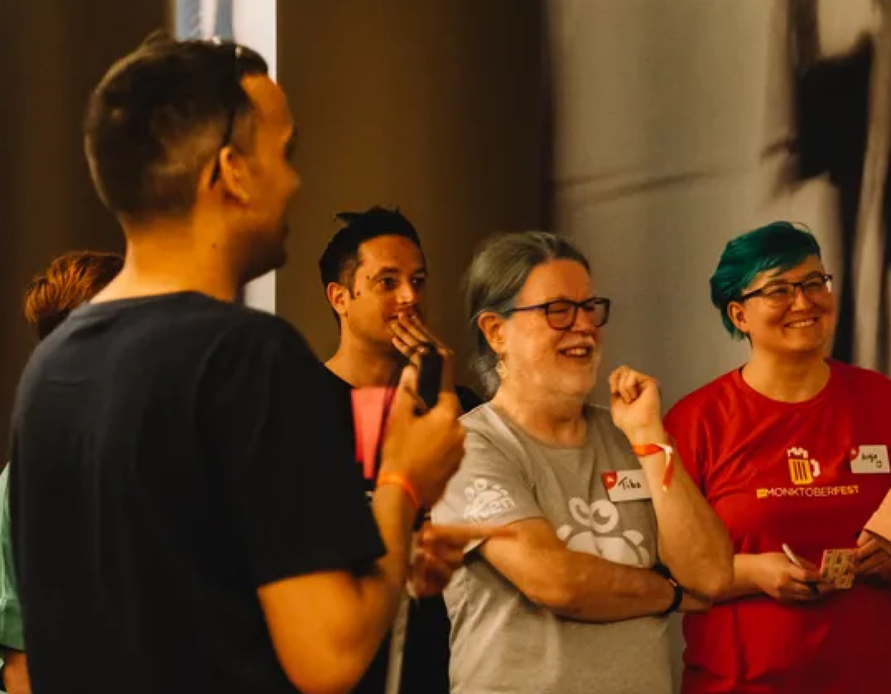
#> input picture test-image.png, 891 x 694 px, shrunk from 1076 x 838 before the run
$ jupyter execute --allow-errors main.ipynb   (shell and % lines are left out)
#> lines starting #> are read from the running program, lines starting #| are printed output that depends on the picture
# Image recognition with Python, OpenCV, OpenAI CLIP model and PostgreSQL `pgvector`

This repository contains the working code for the example in the [blog post](https://aiven.io/developer/find-faces-with-pgvector)

The below is the overall flow:

## Step 0: Install requirements

## Step 1: Face recognition

Detect the faces from the [test-image](test-image.png) picture and store them under the `stored-faces` folder

[cell 1]
import os
# import the OpenCV library - it's called cv2
import cv2

# load the Haar Cascade algorithm from the XML file into OpenCV
haar_cascade = cv2.CascadeClassifier("haarcascade_frontalface_default.xml")

# read the test image as grayscale
gray_img = cv2.imread("test-image.png", cv2.IMREAD_GRAYSCALE)
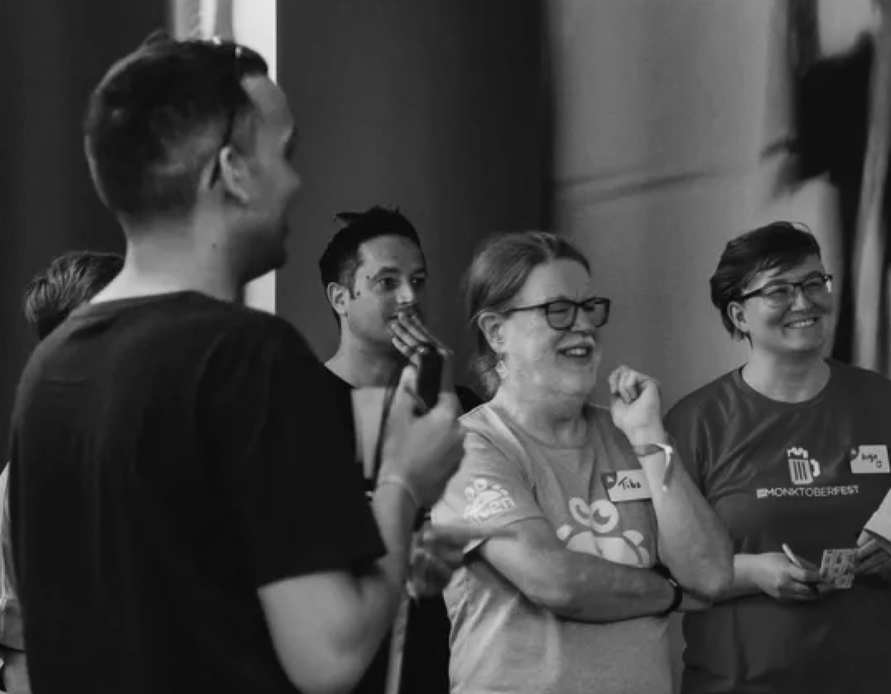
#> gray_img: shape (694, 891); min 3, max 234, mean 65.9

# find the faces in that image
# this gives back an array of the x,y location of each face, and its width and height
faces = haar_cascade.detectMultiScale(
    gray_img, scaleFactor=1.05, minNeighbors=2, minSize=(100, 100)
)
#> faces = [[348, 235, 116, 116], [514, 263, 116, 116], [470, 312, 120, 120]]

# make sure the directory we're going to write to actually exists
os.makedirs('stored-faces', exist_ok=True)

i = 0
# write all the faces out to files
# for each face we found:
for x, y, w, h in faces:
    # crop the image to select only the face
    cropped_image = gray_img[y : y + h, x : x + w]
    # make up a filename for that face - we're just going to number them
    target_file_name = f'stored-faces/{i}.jpg'
    # report each file so we can tell we're doing something
    print(target_file_name)
    # and write the cropped face to the file
    cv2.imwrite(
        target_file_name,
        cropped_image,
    )
    i = i + 1;
#> this loop made 3 passes
#> (x, y, w, h, target_file_name) on passes 1 to 3: (348, 235, 116, 116, 'stored-faces/0.jpg'), (514, 263, 116, 116, 'stored-faces/1.jpg'), (470, 312, 120, 120, 'stored-faces/2.jpg')
#| stored-faces/0.jpg
#| stored-faces/1.jpg
#| stored-faces/2.jpg
#> pass 1, `cropped_image = gray_img[y : y + h, x : x + w]`:
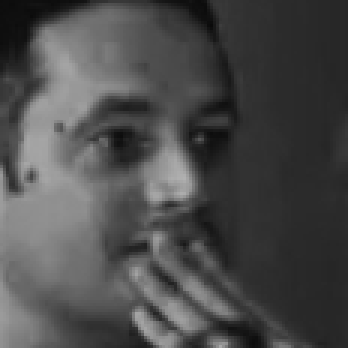
#> cropped_image: shape (116, 116) (shown 3 times larger); min 10, max 177, mean 75.2
#> pass 2, `cropped_image = gray_img[y : y + h, x : x + w]`:
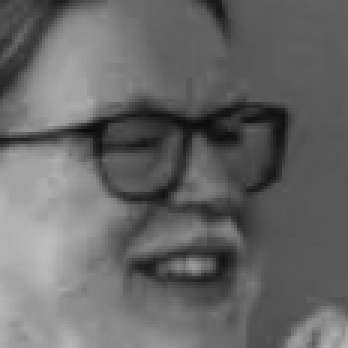
#> cropped_image: shape (116, 116) (shown 3 times larger); min 8, max 189, mean 103.1
#> pass 3, `cropped_image = gray_img[y : y + h, x : x + w]`:
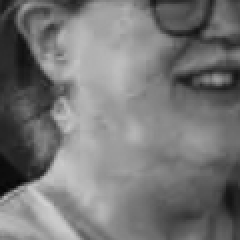
#> cropped_image: shape (120, 120) (shown 2 times larger); min 6, max 209, mean 118.3
#> after the loop, i = 3

## Step 2: Embeddings Calculation

Calculate embeddings from the faces and pushing to PostgreSQL

Remember you need to have enabled pgvector in PostgreSQL:
```sql
CREATE EXTENSION vector;
```
and created the table to write to
```sql
CREATE TABLE pictures (picture text PRIMARY KEY, embedding vector(768));
```

In the following code, you'll need to change the `<SERVICE_URI>` string to the PostgreSQL Service URI

[cell 2]
# import the other required libraries
import numpy as np
from imgbeddings import imgbeddings
from PIL import Image
import psycopg2

# connect to the database - replace <SERVICE URI> with the actual service URI
# remember it needs to have the table defined already
#> (the rest of this cell did not finish here and is left out)

## Step 3: Calculate embeddings on a new picture

Find the face and calculate the embeddings on the picture `solo-image.png` used for research

[cell 3]
# read the image
img = Image.open("solo-image.png")
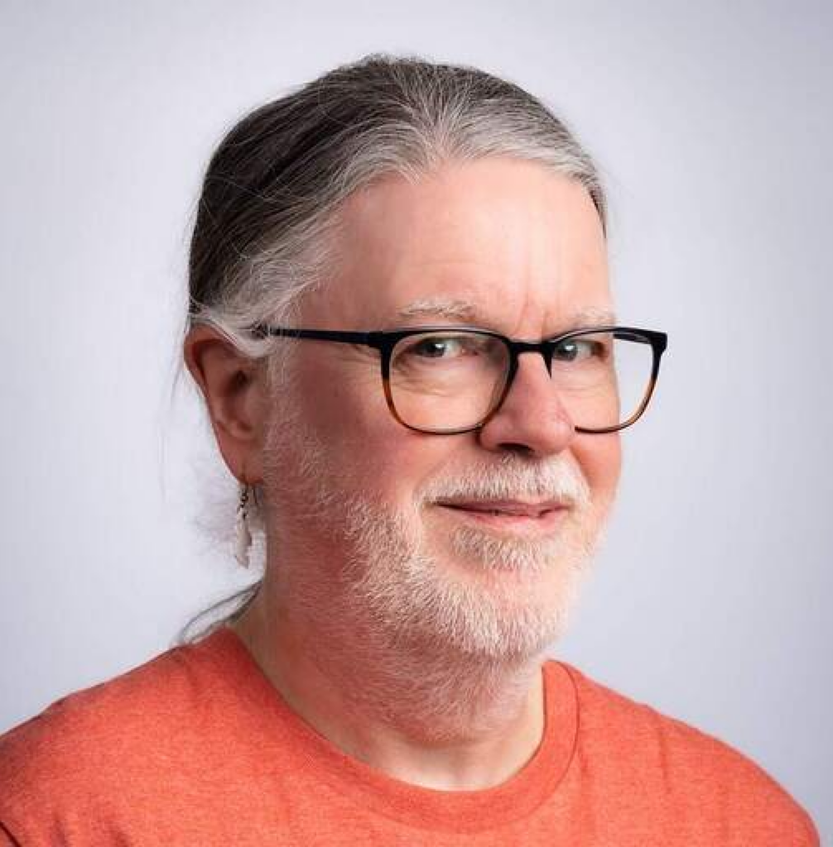
#> input picture solo-image.png, 833 x 847 px, shrunk from 1006 x 1024 before the run
#> img is the input picture: PIL image 833x847 RGBA; mean R, G, B, A 198.9, 163.3, 162.9, 255
# calculating the embedding for that face
#> (the rest of this cell did not finish here and is left out)
